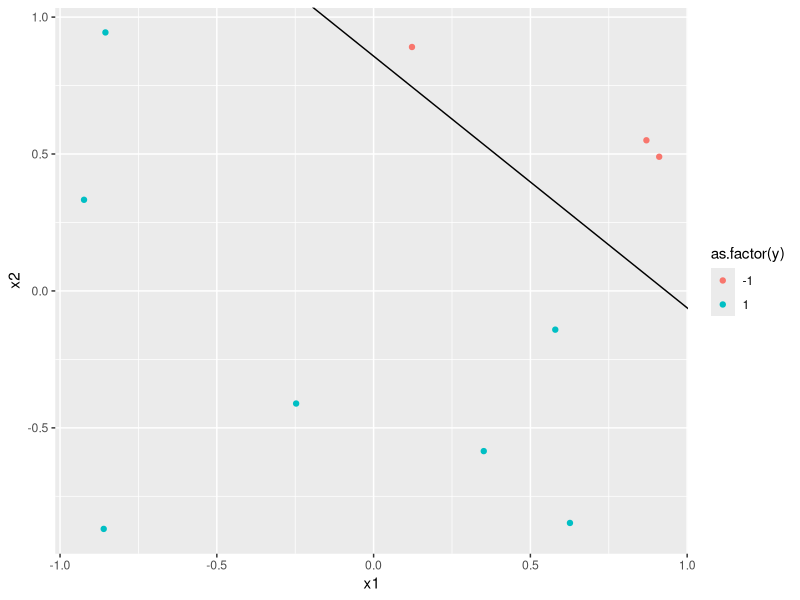

The R script that drew this image:
## Load the library
library(ggplot2)

## Function to generate the data
data.generate = function(n = 10, ext = 1){ 
	# Generate the points.
	x1 = runif(n, -ext, ext)
	x2 = runif(n, -ext, ext)
	
	# Draw a random line in the area.
	point = runif(2, -ext, ext)
	point2 = runif(2, -ext, ext)
	slope = (point2[2] - point[2]) / (point2[1] - point[1])
	intercept = point[2] - slope * point[1]
	
	# Assign the dependent values.
	y = as.numeric(x1 * slope + intercept > x2) * 2 - 1
	
	# Return the values.
	data = data.frame(x1,x2,y)
	return(list(data = data,slope = slope, intercept = intercept))
}	

## Generates the data; passing the parameters with desired numbers can change the points generated as well as the range. (n = 100, ext = 2)
generated = data.generate()

## Plot the data.
qplot(x1,x2,col= as.factor(y), data = generated$data) + geom_abline(intercept = generated$intercept, slope = generated$slope)

## Initializing PLA
independent = as.matrix(cbind(1, generated$data[c(1,2)]))
w = c(0,0,0)

## PLA
